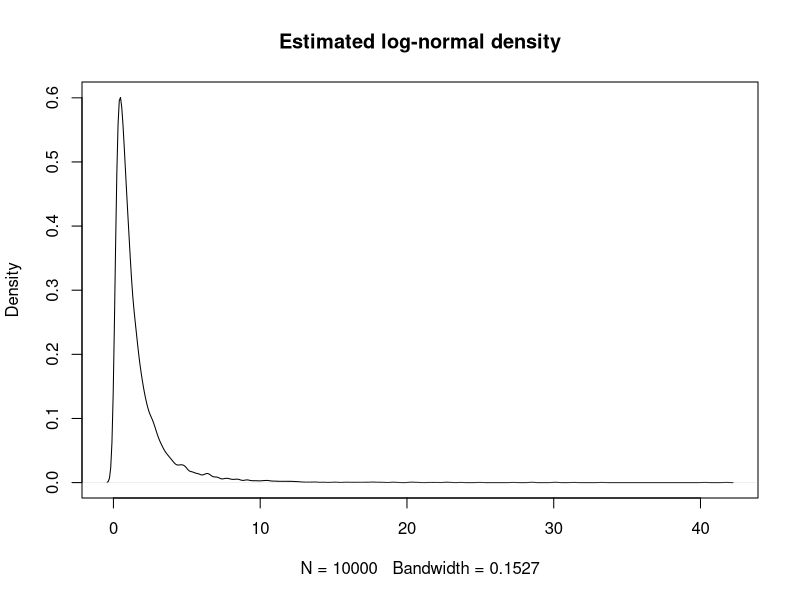
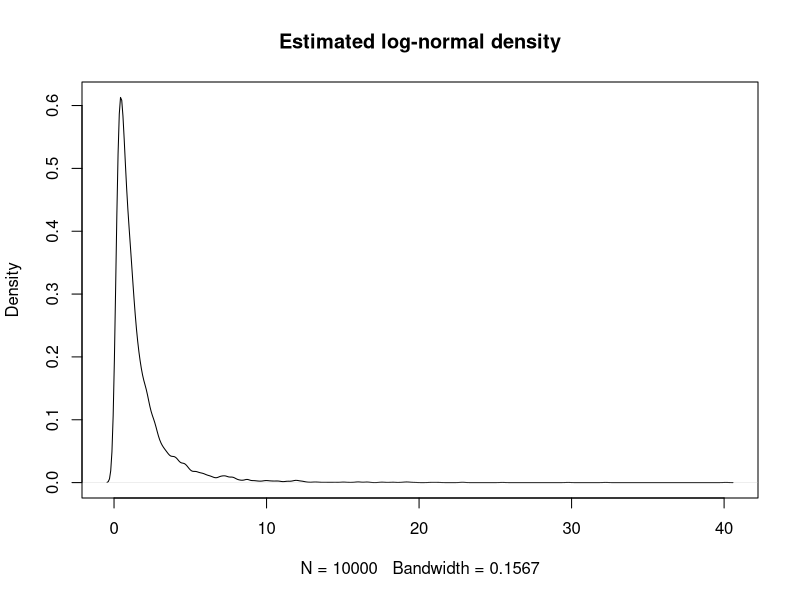
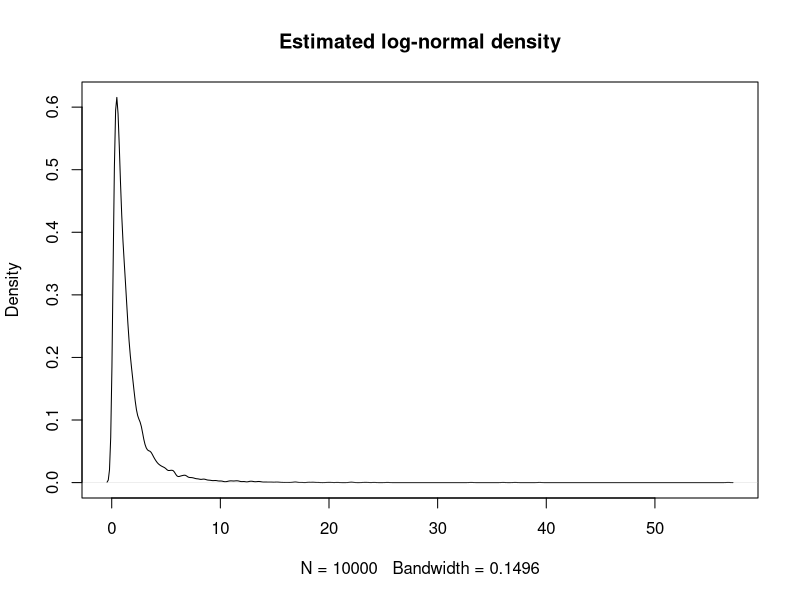
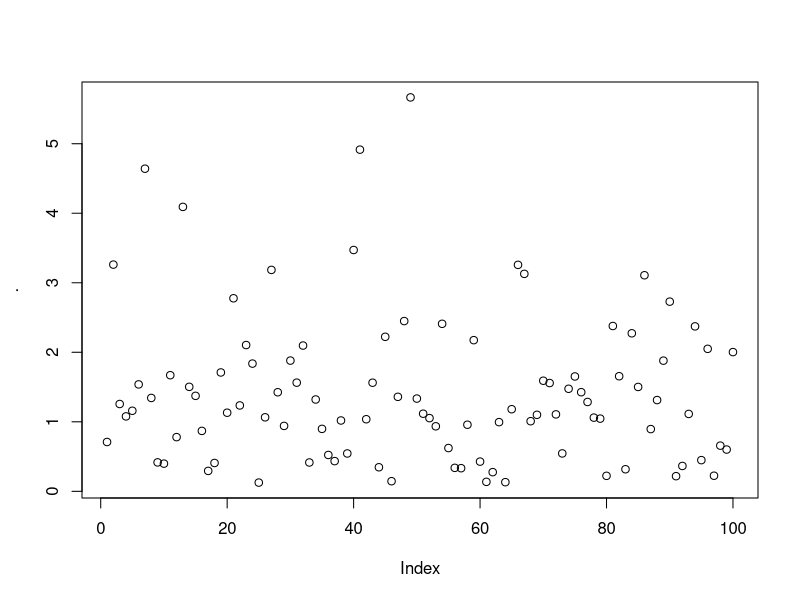
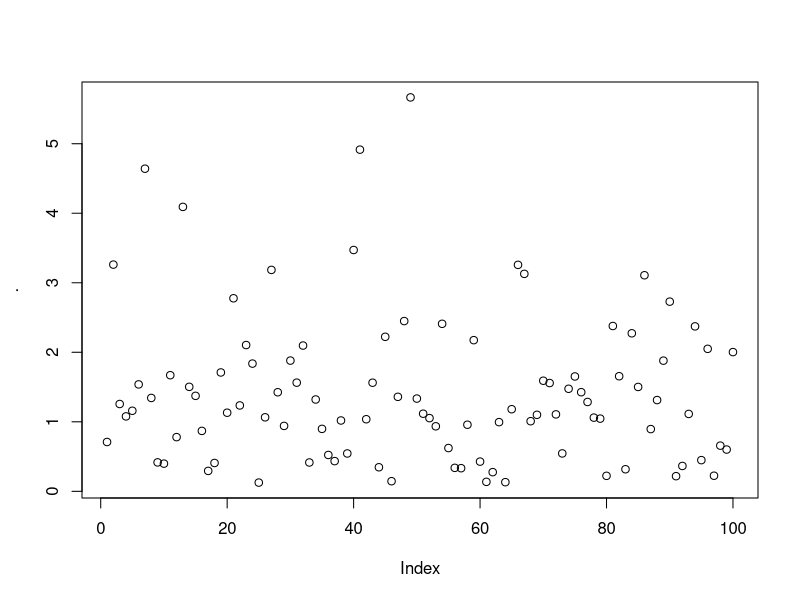

Here is the R script that generated these plots, in order:
## A Useful built-in fucntions

### A.1 Assignment operator
x <- 1:3
x = 1:3

### A.2 Obtaining working directory
getwd()

### A.3 Changing working diectory
#setwd("/the/path/you/want/to/switch/to")

### A.4 packages
install.packages("dplyr") # install
library(dplyr) # import packages

### A.5 get help
?getwd 
help("getwd")
library(dplyr)
?mutate

### A.6 data structures
#### A.6(i) vector
v1 <- 1:3;v1
v2 <- c(1, 2, 3);v2
#### A.6(ii) matrix 
mat <- matrix(1:10, 2, 5); mat
dim(mat)
#### A.6(iii) array
arr <- array(1:12, dim=c(2, 2, 3)); arr
dim(arr)
#### A.6(iv) Dataframe
df1 <- data.frame(x1=1:10, x=runif(10), y=rnorm(10), s=paste0(1:10, "a")); df1
df1$x1
dim(df1)
#### A.6(v) list
lst <- list(v=v1, df=df1, mat=mat, arr=arr); lst
lst$v
a <- lst[[1]];a
b <- lst[1]; b



## B Some packages
### B.1 magrittr package
library(magrittr)
#### B.1(i) Motivation example
# For example, plot the density from the samples for log-normal distribution
# basic method
x <- rnorm(10000) # generate data from normal distribution
logx <- exp(x) #transform data to log-normal distribution
logx.density <- density(logx) #estimate the density
plot(logx.density, main="Estimated log-normal density")
# we may combine all the code into one line
plot(density(exp(rnorm(10000))), main="Estimated log-normal density")
# pipe operator method
rnorm(10000) %>%
  exp() %>%
  density %>%
  plot(main="Estimated log-normal density") # more elegent and readable

#### B.1(ii) Basic usage and placeholder
x <- 1
y <- 100
fn <- function(s, z){return(s/2+z*2)}

x %>% fn(y)
fn(x, y)

x %>% fn(y, .)
x %>% fn(y, z=.)
fn(y, x)

x %>% fn(., .)
fn(x, x)

#### B.1(iii) Advanced pipes
# %T>%
x %>% exp %>% log
x %T>% exp %>% log

xs <- rnorm(100)
xs %>% exp %>% plot %>% str
xs %>% exp %T>% plot %>% str

# %$%
df1 %$% cov(x, y)
cov(df1$x, df1$y)
df1 %>% {cov(.$x, .$y)}

# $<>$
x <- 1;x 
x %<>% log; x

x <- 1; x
x <- x %>% log; x

### B.2 dplyr package
str(mtcars)
# mutate/transtate
mtcarsnew1 <- mtcars %>% mutate(kpg=1.609*mpg); str(mtcarsnew1)
mtcarsnew2 <- mtcars %>% transmute(kpg=1.609*mpg); str(mtcarsnew2)

# select
mtcars.sel1 <- mtcars %>% select(c("vs", "mpg", "hp")); str(mtcars.sel1)
mtcars.sel2 <- mtcars %>% select(-c("vs", "mpg", "hp")); str(mtcars.sel2)
mtcars.sel3 <- mtcars %>% select(starts_with("d")); str(mtcars.sel3)

# filter
mtcars.fil1 <- mtcars %>% filter(carb==4 & gear == 3); mtcars.fil1
mtcars.fil2 <- mtcars %>% filter(hp>mean(hp)); mtcars.fil2

# arrange
mtcars.arr1 <- mtcars %>% arrange(hp); mtcars.arr1
mtcars.arr2 <- mtcars %>% arrange(desc(hp)); mtcars.arr2
mtcars.arr3 <- mtcars %>% arrange(gear, hp); mtcars.arr3

